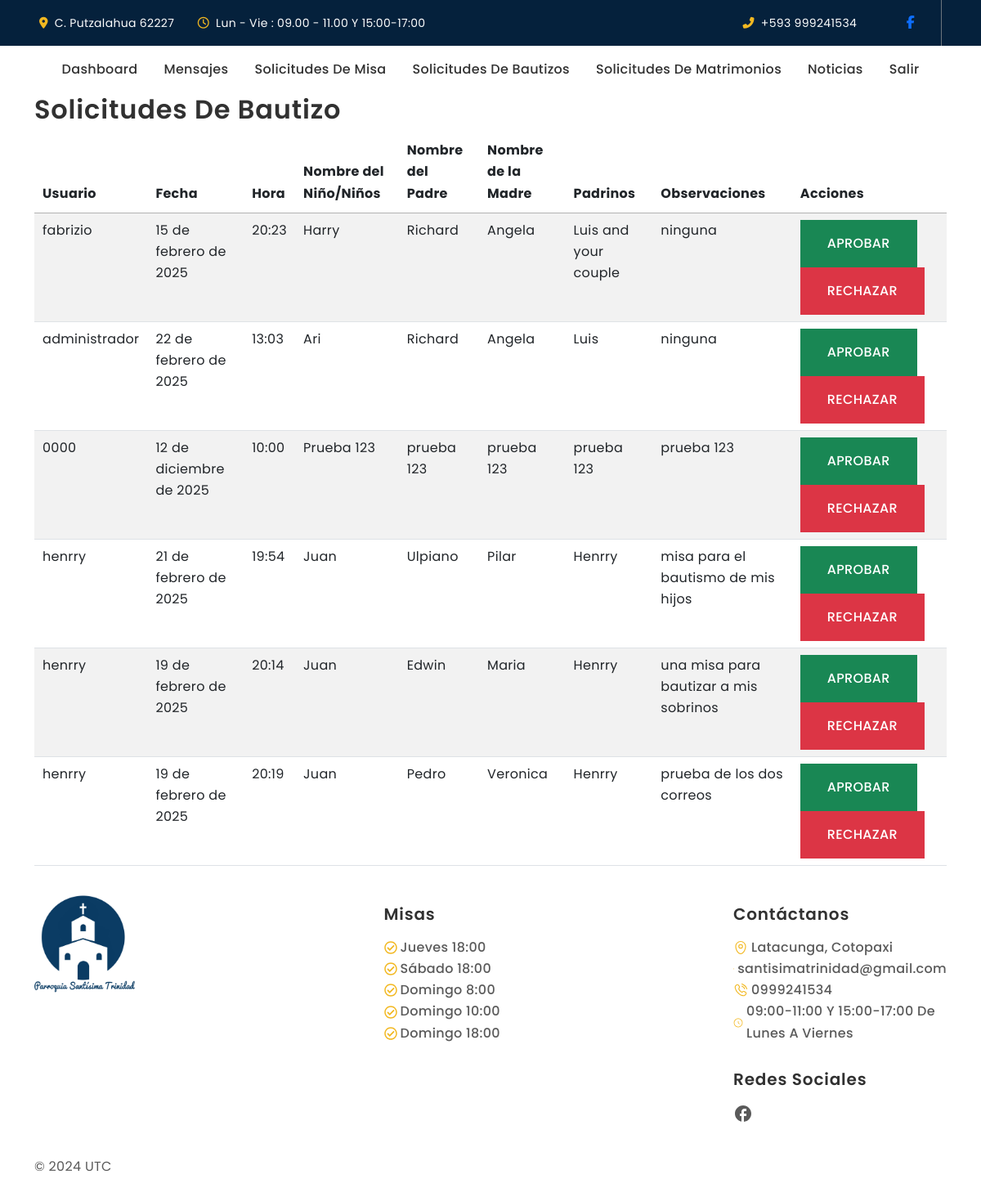
Page /ver-solicitudes-bautizos/ (signed in) on the committed database.
### Apps/web/models.py (models this page shows, shortened)
class Bautizo(models.Model):
    usuario = models.ForeignKey(User, on_delete=models.CASCADE)
    fecha = models.DateField()
    hora = models.TimeField()
    nombre_nino = models.CharField(max_length=200, verbose_name='Nombre del Niño/Niños')
    nombre_padre = models.CharField(max_length=200, verbose_name='Nombre del Padre')
    nombre_madre = models.CharField(max_length=200, verbose_name='Nombre de la Madre')
    padrinos = models.CharField(max_length=200)
    observaciones = models.TextField(blank=True, null=True)

### Apps/web/views.py (the view)
# urls.py: path('ver-solicitudes-bautizos/', views.ver_solicitudes_bautizos, name='ver_solicitudes_bautizos'),
@login_required(login_url='/login/')
@staff_member_required(login_url='/login/')
def ver_solicitudes_bautizos(request):
    bautizos = Bautizo.objects.all()
    return render(request, 'ver_solicitudes_bautizos.html', {'bautizos': bautizos})

### Apps/web/templates/ver_solicitudes_bautizos.html (shortened to what this page needs)
{% extends 'base.html' %}
{% block body %}
<div class="container">
    <h2>Solicitudes de Bautizo</h2>
    <table class="table table-striped" id="tbl_bautizos">
        <thead>
            <tr>
                <th>Usuario</th>
                <th>Fecha</th>
                <th>Hora</th>
                <th>Nombre del Niño/Niños</th>
                <th>Nombre del Padre</th>
                <th>Nombre de la Madre</th>
                <th>Padrinos</th>
                <th>Observaciones</th>
                <th>Acciones</th>
            </tr>
        </thead>
        <tbody>
            {% for bautizo in bautizos %}
            <tr>
                <td>{{ bautizo.usuario.username }}</td>
                <td>{{ bautizo.fecha }}</td>
                <td>{{ bautizo.hora }}</td>
                <td>{{ bautizo.nombre_nino }}</td>
                <td>{{ bautizo.nombre_padre }}</td>
                <td>{{ bautizo.nombre_madre }}</td>
                <td>{{ bautizo.padrinos }}</td>
                <td>{{ bautizo.observaciones }}</td>
                <td>
                    <a href="{% url 'aprobar_solicitud_bautizo' bautizo.id %}" class="btn btn-success btn-sm">
                        Aprobar
                    </a>
                    <a href="{% url 'rechazar_solicitud_bautizo' bautizo.id %}" class="btn btn-danger btn-sm">
                        Rechazar
                    </a>
                </td>
            </tr>
            {% endfor %}
        </tbody>
    </table>
</div>
{% endblock %}

### static/style.css (style rules this page uses)
:root { --primary-color: #F2B821; --secondary-color: #05213C; --black-color: #292929; --light-black-color: #343536; --dark-color: #313131; --body-color: #5A5A5A; --gray-color: #777F81; --light-color: #fdfdfd; --bs-gray-100: #F6F6F6; --bs-gray-300: #DCDCDC; --bs-primary-text-emphasis: var(--primary-color); --bs-body-color-rgb: 90, 90, 90; --bs-light-rgb: rgba(255, 255, 255, 1); --bs-dark-rgb: 41, 41, 41; --bs-primary-rgb: 178, 142, 113; }
:root { --heading-font: "Poppins", sans-serif; --body-font: "Poppins", sans-serif; }
*, *::before, *::after { -webkit-box-sizing: border-box; -moz-box-sizing: border-box; box-sizing: border-box; }
html { box-sizing: border-box; }
body { background-color: var(--light-color); font-family: var(--body-font); font-size: 16px; font-weight: 400; line-height: 164%; letter-spacing: 0.32px; color: var(--body-color); margin: 0; }
a { color: inherit; text-decoration: none; transition: 0.3s ease-in-out; }
h1, h2, h3, h4, h5, h6 { color: var(--dark-color); font-family: var(--heading-font); text-transform: capitalize; font-weight: 600; letter-spacing: 0.84px; line-height: 115%; }
.btn { --bs-btn-padding-x: 2rem; --bs-btn-padding-y: 1rem; --bs-btn-font-size: 1rem; --bs-btn-font-weight: 500; text-transform: uppercase; border-radius: 0px; transition: all 0.5s ease-in-out; }

### rows in the picture
Bautizo: usuario.username "fabrizio", fecha "15 de febrero de 2025", hora "20:23", nombre_nino "Harry", nombre_padre "Richard", nombre_madre "Angela", padrinos "Luis and your couple", observaciones "ninguna"
Bautizo: usuario.username "administrador", fecha "22 de febrero de 2025", hora "13:03", nombre_nino "Ari", nombre_padre "Richard", nombre_madre "Angela", padrinos "Luis", observaciones "ninguna"
Bautizo: usuario.username "0000", fecha "12 de diciembre de 2025", hora "10:00", nombre_nino "Prueba 123", nombre_padre "prueba 123", nombre_madre "prueba 123", padrinos "prueba 123", observaciones "prueba 123"
Bautizo: usuario.username "henrry", fecha "21 de febrero de 2025", hora "19:54", nombre_nino "Juan", nombre_padre "Ulpiano", nombre_madre "Pilar", padrinos "Henrry", observaciones "misa para el bautismo de mis hijos"
Bautizo: usuario.username "henrry", fecha "19 de febrero de 2025", hora "20:14", nombre_nino "Juan", nombre_padre "Edwin", nombre_madre "Maria", padrinos "Henrry", observaciones "una misa para bautizar a mis sobrinos"
Bautizo: usuario.username "henrry", fecha "19 de febrero de 2025", hora "20:19", nombre_nino "Juan", nombre_padre "Pedro", nombre_madre "Veronica", padrinos "Henrry", observaciones "prueba de los dos correos"
